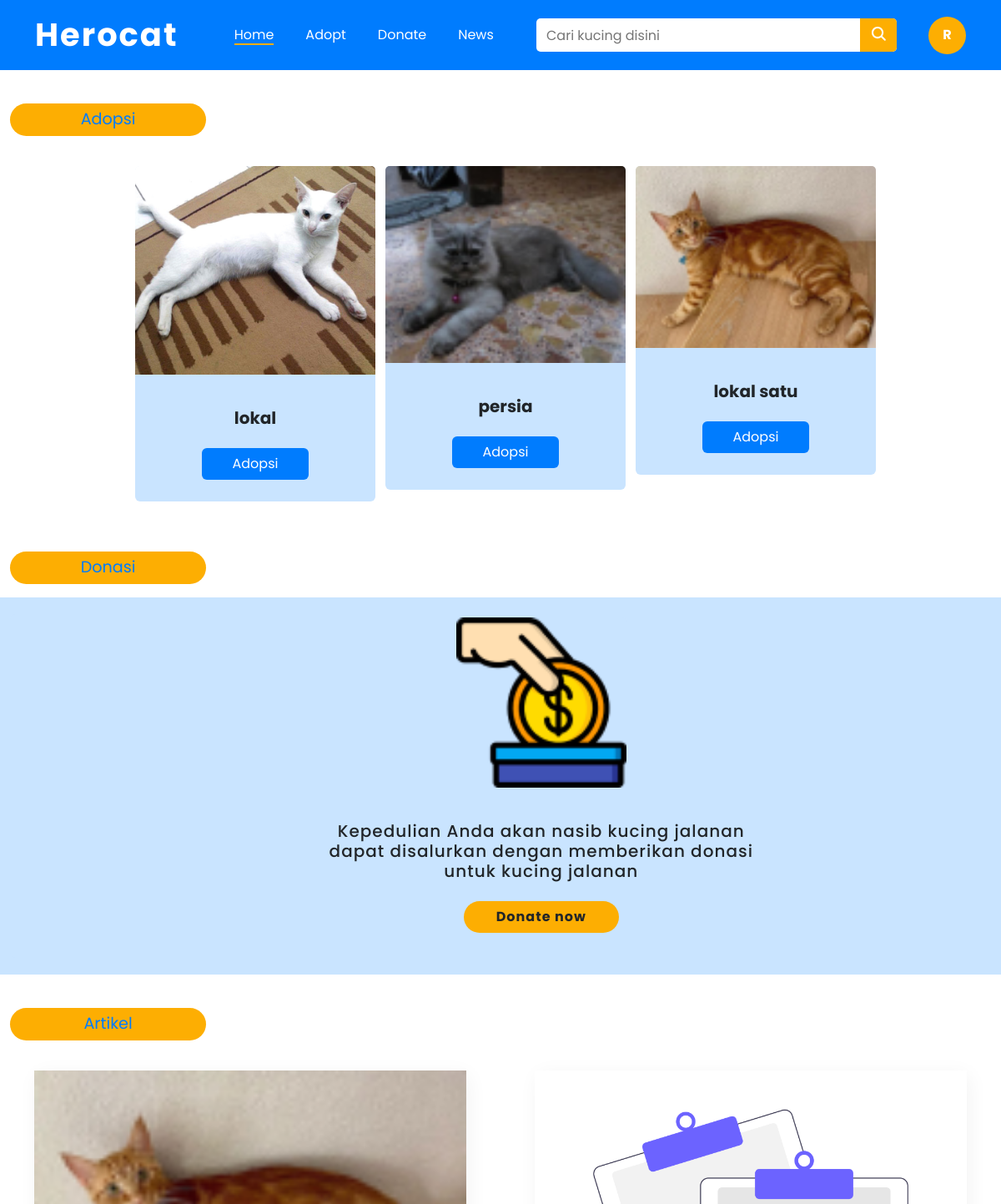
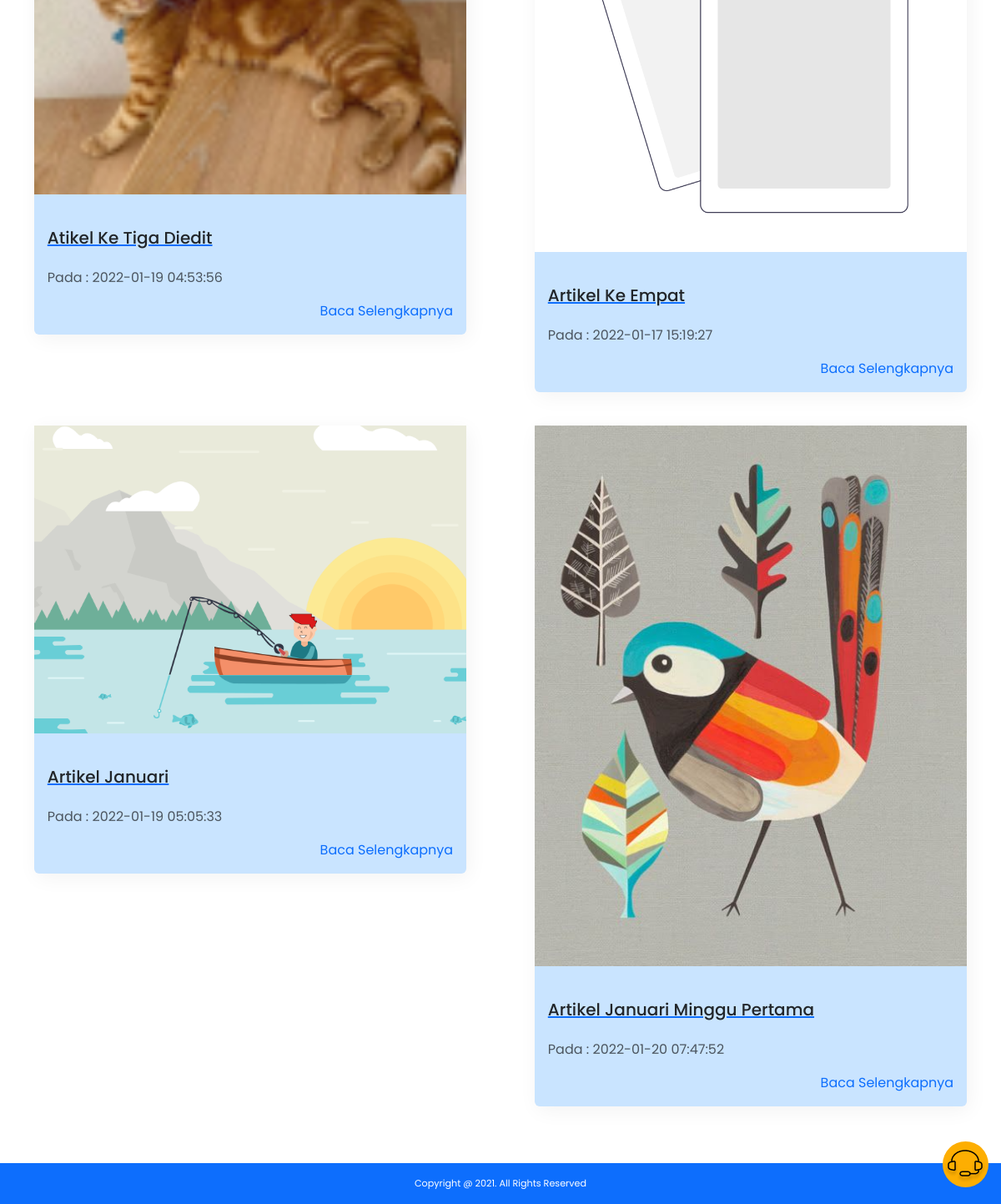
/index.php (signed in), run on the app's committed database (2 pictures, top to bottom).
### tables this page shows
CREATE TABLE `user` (
  `id_user` int(11) NOT NULL,
  `username` varchar(300) DEFAULT NULL,
  `password` varchar(300) DEFAULT NULL,
  `gmail` varchar(300) DEFAULT NULL,
  `level` varchar(20) DEFAULT NULL
);

CREATE TABLE `kucing` (
  `id_kucing` int(11) NOT NULL,
  `jenis_kucing` varchar(50) NOT NULL,
  `deskripsi_kucing` text NOT NULL,
  `stok` int(11) NOT NULL,
  `gambar` text NOT NULL
);

CREATE TABLE `berita` (
  `id_berita` int(11) NOT NULL,
  `judul` varchar(50) NOT NULL,
  `konten` text NOT NULL,
  `gambar` varchar(50) NOT NULL,
  `tanggal` timestamp NOT NULL DEFAULT current_timestamp() ON UPDATE current_timestamp()
);

### partial/profile-inisial.php (called while the page is built)
<?php
 $id = $_SESSION["id"];
 $query = mysqli_query($conn, "SELECT * FROM user WHERE id_user = $id");
 $user = mysqli_fetch_assoc($query);
 $nama = $user["username"];

### function/function.php (called while the page is built, shortened)
<?php
$conn = mysqli_connect("localhost", "root", "", "herocat");
function tampil($sql)
{
  global $conn;
  $query = mysqli_query($conn, $sql);
  $rows = [];
  while ($row = mysqli_fetch_assoc($query)) {
    $rows[] = $row;
  }
  return $rows;
}

### index.php (the view, shortened to what this page needs)
<?php
require_once("partial/nav.php");
require_once("function/function.php");
$cats = tampil("SELECT * FROM kucing LIMIT 3");
$articles = tampil("SELECT * FROM berita LIMIT 4");
?>
<?php
    require_once('partial/cs.php');
?>
<section class="main container-fluid">
    <p class="title-section">Adopsi</p>
    <div class="row adopsi">
        <?php foreach ($cats as $cat) : ?>
        <div class="col-12 col-md-6 col-lg-3" data-aos="fade-up" data-aos-delay="50" data-aos-duration="1000">
            <div class="card" style="width: 18rem;">
                <img src="assets/adopsi/<?= $cat["gambar"] ?>" class="card-img-top" alt="anggora">
                <div class="card-body">
                    <h5 class="card-title my-4 text-center"><?= $cat["jenis_kucing"] ?></h5>
                    <a href="detail-adopsi.php?id=<?=$cat["id_kucing"]?>" class="btn text-white ">Adopsi</a>
                </div>
            </div>
        </div>
        <?php endforeach ?>
    </div>
</section>
<section class="main container-fluid">
    <p class="title-section">Donasi</p>
    <div class="row">
        <div class="col-12 donasi">
            <div class="card">
                <img src="assets/img/donation.png" class="card-img-top donasi" alt="anggora">
                <div class="card-body">
                    <h5 class="card-title my-4 text-center donasi">Kepedulian Anda akan nasib kucing jalanan dapat
                        disalurkan dengan memberikan donasi untuk kucing jalanan</h5>
                    <a href="#" class="btn donasi">Donate now</a>
                </div>
            </div>
        </div>
    </div>
</section>
<section class="main container-fluid">
    <p class="title-section">Artikel</p>
    <div class="row ">
        <?php foreach ($articles as $article) : ?>
        <div class="col-12 col-md-6 col-lg-6" >
            <div class="card artikel" style="width: 90%;">
                <img src="assets/artikel/<?=$article["gambar"]?>" class="img-fluid" style="width: 100%;">
                <div class="card-body">
                    <a href="#">
                        <h5 class="card-title my-4 text-dark"><?= $article["judul"]?></h5>
                    </a>
                    <p class="text-muted">Pada : <?=$article["tanggal"]?></p>
                    <a href="#" class="text-decoration-none read">Baca Selengkapnya</a>
                </div>
            </div>
        </div>
        <?php endforeach ?>
    </div>
</section>
<?php
require_once("partial/footer.php");
?>
</body>
</html>

### partial/nav.php (shortened to what this page needs)
<?php
    require_once('function/function.php');
    require_once('partial/profile-inisial.php')
?>
<!DOCTYPE html>
<html>
<head>
    <link rel="stylesheet" href="lib/node_modules/bootstrap/dist/css/bootstrap.css">
    <link rel="stylesheet" href="css/nav.css">
    <link rel="stylesheet" href="css/index.css">
    <link rel="stylesheet" href="https://unpkg.com/aos@next/dist/aos.css" />
</head>
<body>
    <nav class="navbar navbar-expand-lg navbar-dark">
        <div class="container-fluid">
            <a class="navbar-brand logo" href="index.php">Herocat</a>
            <div class="collapse navbar-collapse" id="navbarNavAltMarkup">
                <div class="navbar-nav mx-auto">
                    <a class="nav-item text-decoration-none active" href="index.php">Home</a>
                    <a class="nav-item text-decoration-none" href="adopsi.php">Adopt</a>
                    <a class="nav-item text-decoration-none" href="donasi.php">Donate</a>
                    <a class="nav-item text-decoration-none" href="news.php">News</a>
                </div>
                <form action="" method="POST">
                    <div class="cari">
                        <input type="text" name="cari" placeholder="Cari kucing disini" autocomplete="off">
                        <button type="submit" class="btn" name="btn-cari">
                            <ion-icon name="search" class="icon"></ion-icon>
                        </button>
                    </div>
                </form>
                <div class="profile">
                    <a href="user/profile.php" class="text-decoration-none">
                    <?php echo strtoupper(substr($nama,0,1))?>
                    </a>
                </div>
            </div>
        </div>
    </nav>

### css/nav.css (style rules this page uses)
body { font-family: "Poppins", sans-serif; overflow-x: hidden; }
html { overflow-x: hidden; scroll-behavior: smooth; }
:root { --kuning: #fdae02; --putih: #fff; --biru: #007cfe; --hoverbiru: #0772e2; --hoverkuning: #ffb71b; }
.navbar { background-color: var(--biru); }
.navbar .logo { font-size: 1.4rem; font-weight: 700; letter-spacing: 1px; }
.navbar .nav-item { color: var(--putih); margin: 15px auto; font-size: 1.1rem; }
.navbar form .cari { display: flex; justify-content: center; margin: 15px auto; position: relative; }
.navbar form .cari input { height: 40px; width: 95%; border: 0; border-radius: 5px; padding: 0 12px; }
.navbar form button { background-color: var(--kuning); border: none; position: absolute; right: 6px; font-size: 1.3rem; color: var(--putih); height: 40px; border-radius: 0 5px 5px 0; }
.navbar .profile { width: 55px; height: 55px; display: flex; justify-content: center; text-align: center; border-radius: 100px; background-color: var(--kuning); margin: 0 auto; margin-top: 35px; margin-bottom: 15px; }
.navbar .profile a { color: var(--putih); display: flex; flex-direction: column; justify-content: center; font-weight: 700; }
@media (min-width:1023px) { .navbar { padding: 7px 30px; } }
@media (min-width:1023px) { .navbar .logo { font-size: 2.4rem; letter-spacing: 2px; } }
@media (min-width:1023px) { .navbar .nav-item { margin: 0 19px; font-size: 1rem; } }
@media (min-width:1023px) { .navbar .nav-item:hover::after, .navbar .nav-item.active::after { content: ''; display: block; border: 1px solid var(--kuning); margin-top: -2px; animation: nav-item 1s forwards; } }
@media (min-width:1023px) { .navbar form .cari { margin-right: 130px; width: 92%; } }
@media (min-width:1023px) { .navbar form .cari input { height: 40px; width: 225%; border: 0; border-radius: 5px; padding: 0 12px; } }
@media (min-width:1023px) { .navbar form button { position: absolute; right: 0; } }
@media (min-width:1023px) { .navbar .profile { width: 45px; height: 45px; margin: 0; margin-top: 0; margin-bottom: 0; } }

### css/index.css (style rules this page uses)
body { font-family: "Poppins", sans-serif; overflow-x: hidden; }
html { overflow-x: hidden; scroll-behavior: smooth; }
:root { --kuning: #fdae02; --putih: #fff; --biru: #007cfe; --hoverbiru: #0772e2; --hoverkuning: #ffb71b; --birumuda: #C9E4FF; }
.main { margin: 40px 0; }
.main p.title-section { background-color: var(--kuning); width: 60%; font-size: 1.2rem; text-align: center; border-radius: 100px; padding: 5px; color: var(--biru); }
.main .card { display: grid; margin: 20px auto; background-color: var(--birumuda); border: 0; }
.main .donasi { background-color: var(--birumuda); }
.main .donasi .card { border: 0; display: flex; flex-direction: column; justify-content: center; align-items: center; padding: 4px 0; width: 18rem; }
.main .card img.donasi { width: 40%; }
.main .card h5 { font-weight: 700; }
.main .card h5.donasi { font-weight: 500; letter-spacing: 1px; }
.main .card.artikel h5 { text-align: left; font-weight: 500; }
.main .card.artikel a.read { float: right; }
.main .btn { background-color: var(--biru); width: 50%; display: grid; margin: 10px auto; }
.main .btn.donasi { background-color: var(--kuning); width: 100%; display: grid; margin: 10px auto; border-radius: 100px; font-weight: 700; letter-spacing: 1px; }
@media (min-width:1024px) { .main p.title-section { width: 20%; } }
@media (min-width:1024px) { .main .row { display: flex; justify-content: center; } }
@media (min-width:1024px) { .main .donasi .card { border: 0; display: flex; flex-direction: column; justify-content: center; align-items: center; padding: 4px 0; width: max-content; } }
@media (min-width:1024px) { .main .card img.donasi { width: 16%; } }
@media (min-width:1024px) { .main .card h5.donasi { font-weight: 500; letter-spacing: 1px; width: 44%; display: grid; margin: 0 auto; } }
@media (min-width:1024px) { .main .btn.donasi { background-color: var(--kuning); width: 15%; display: grid; margin: 10px auto; border-radius: 100px; font-weight: 700; letter-spacing: 1px; } }
@media (min-width:1024px) { .artikel { border: 0; box-shadow: 3px 5px 25px rgba(0, 0, 0, 5%); } }

### data on the page
user: username "R"
kucing: gambar (picture), jenis_kucing "lokal"
kucing: gambar (picture), jenis_kucing "persia"
kucing: gambar (picture), jenis_kucing "lokal satu"
berita: gambar (picture), judul "Atikel Ke Tiga Diedit", tanggal "2022-01-19 04:53:56"
berita: gambar (picture), judul "Artikel Ke Empat", tanggal "2022-01-17 15:19:27"
berita: gambar (picture), judul "Artikel Januari", tanggal "2022-01-19 05:05:33"
berita: gambar (picture), judul "Artikel Januari Minggu Pertama", tanggal "2022-01-20 07:47:52"
